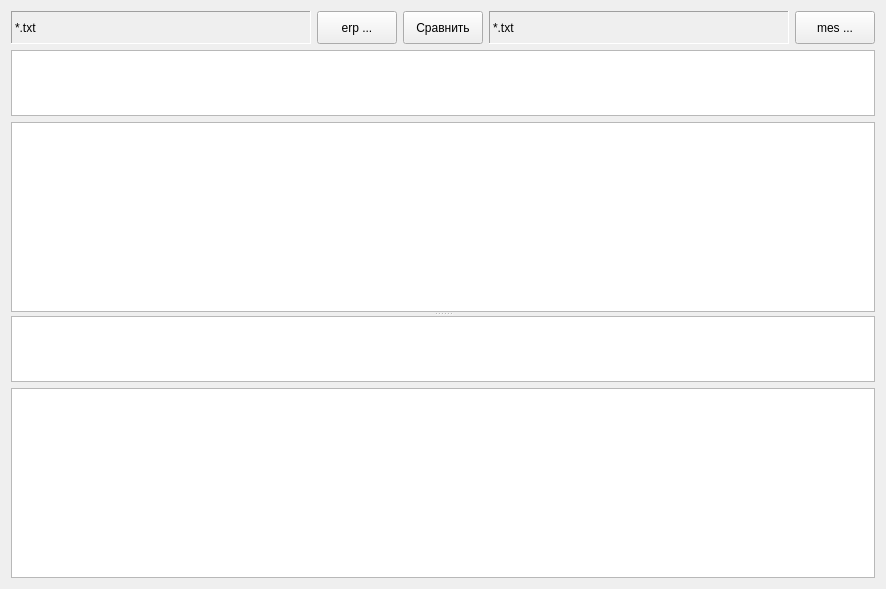
      <widget class="QWidget" name="tab_11">
       <attribute name="title">
        <string>Контроль проектов</string>
       </attribute>
       <layout class="QVBoxLayout" name="verticalLayout_27">
        <item>
         <layout class="QHBoxLayout" name="horizontalLayout_9">
          <item>
           <widget class="QLabel" name="lbl_txt_erp">
            <property name="minimumSize">
             <size>
              <width>300</width>
              <height>0</height>
             </size>
            </property>
            <property name="frameShape">
             <enum>QFrame::Panel</enum>
            </property>
            <property name="frameShadow">
             <enum>QFrame::Sunken</enum>
            </property>
            <property name="text">
             <string>*.txt</string>
            </property>
           </widget>
          </item>
          <item>
           <widget class="QPushButton" name="btn_anal_load_txt_erp">
            <property name="minimumSize">
             <size>
              <width>0</width>
              <height>33</height>
             </size>
            </property>
            <property name="maximumSize">
             <size>
              <width>16777215</width>
              <height>33</height>
             </size>
            </property>
            <property name="text">
             <string>erp ...</string>
            </property>
           </widget>
          </item>
          <item>
           <widget class="QPushButton" name="btn_anal_start">
            <property name="minimumSize">
             <size>
              <width>0</width>
              <height>33</height>
             </size>
            </property>
            <property name="maximumSize">
             <size>
              <width>16777215</width>
              <height>33</height>
             </size>
            </property>
            <property name="text">
             <string>Сравнить</string>
            </property>
           </widget>
          </item>
          <item>
           <widget class="QLabel" name="lbl_txt_mes">
            <property name="minimumSize">
             <size>
              <width>300</width>
              <height>0</height>
             </size>
            </property>
            <property name="frameShape">
             <enum>QFrame::Panel</enum>
            </property>
            <property name="frameShadow">
             <enum>QFrame::Sunken</enum>
            </property>
            <property name="text">
             <string>*.txt</string>
            </property>
           </widget>
          </item>
          <item>
           <widget class="QPushButton" name="btn_anal_load_txt_mes">
            <property name="minimumSize">
             <size>
              <width>0</width>
              <height>33</height>
             </size>
            </property>
            <property name="maximumSize">
             <size>
              <width>16777215</width>
              <height>33</height>
             </size>
            </property>
            <property name="text">
             <string>mes ...</string>
            </property>
           </widget>
          </item>
         </layout>
        </item>
        <item>
         <widget class="QSplitter" name="splitter">
          <property name="orientation">
           <enum>Qt::Vertical</enum>
          </property>
          <widget class="QWidget" name="layoutWidget">
           <layout class="QVBoxLayout" name="verticalLayout_26">
            <item>
             <widget class="QTableWidget" name="tbl_anal_mk_filtr">
              <property name="maximumSize">
               <size>
                <width>16777215</width>
                <height>66</height>
               </size>
              </property>
             </widget>
            </item>
            <item>
             <widget class="QTableWidget" name="tbl_anal_mk"/>
            </item>
           </layout>
          </widget>
          <widget class="QWidget" name="layoutWidget">
           <layout class="QVBoxLayout" name="verticalLayout_22">
            <item>
             <widget class="QTableWidget" name="tbl_anal_rez_filtr">
              <property name="maximumSize">
               <size>
                <width>16777215</width>
                <height>66</height>
               </size>
              </property>
             </widget>
            </item>
            <item>
             <widget class="QTableWidget" name="tbl_anal_rez"/>
            </item>
           </layout>
          </widget>
         </widget>
        </item>
       </layout>
      </widget>
